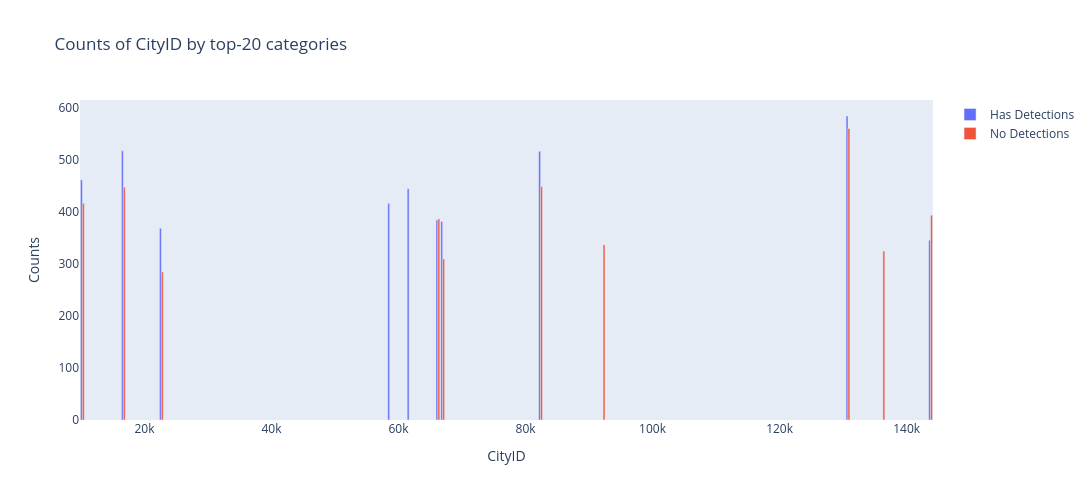

This figure's notebook cell:
### Markdown cell above
**CityID**

### Code cell
plot_feature('CityID', True, 20)

### Figure 1 — Plotly figure (JSON) as saved in the notebook; plotly's stock layout.template omitted (floating-point values rounded to 4 significant figures)
{"data": [{"name": "Has Detections", "type": "bar", "x": [10220.0, 16670.0, 22660.0, 58610.0, 61670.0, 66200.0, 66950.0, 82370.0, 130800.0, 143800.0], "y": [462, 518, 369, 417, 445, 385, 382, 517, 585, 346]}, {"name": "No Detections", "type": "bar", "x": [10220.0, 16670.0, 22660.0, 66200.0, 66950.0, 82370.0, 92210.0, 130800.0, 136300.0, 143800.0], "y": [417, 448, 285, 387, 310, 449, 337, 561, 325, 394]}], "layout": {"barmode": "group", "height": 500, "legend": {"orientation": "v"}, "title": {"text": "Counts of CityID by top-20 categories"}, "width": 1200, "xaxis": {"showgrid": false, "showline": false, "title": {"text": "CityID"}, "zeroline": false}, "yaxis": {"showgrid": false, "showline": false, "title": {"text": "Counts"}, "zeroline": false}}}
